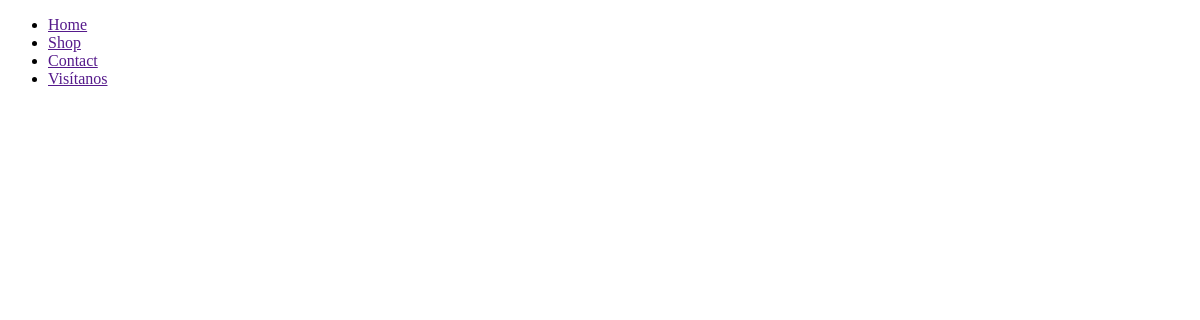
The page /products on the database as committed earlier.
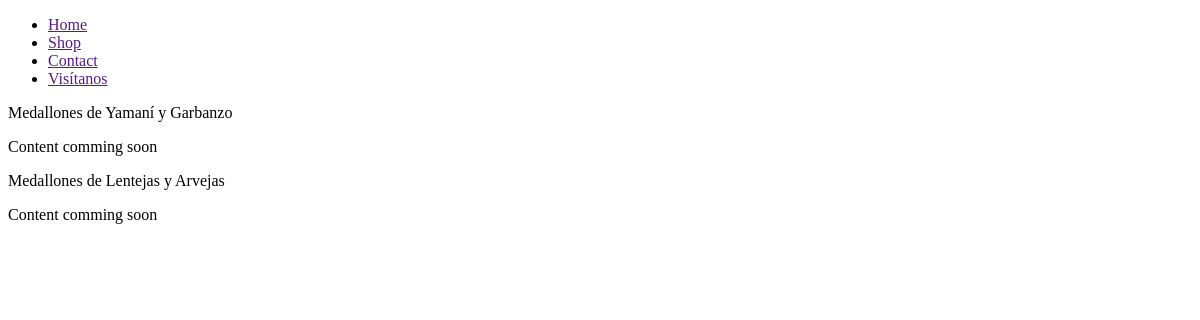
The same page on the database as committed later.
### products/models.py (models this page shows, shortened)
class Product(models.Model):
    title = models.CharField(max_length=100)
    description = models.CharField(max_length=300)
    price = models.DecimalField(max_digits=10, decimal_places=2, default=0.00)
    inventory = models.IntegerField(default=0)
    featured = models.BooleanField(default=False)

### products/views.py (the view)
# urls.py: path("products", product_list_view),
def product_list_view(request, *args, **kwargs):
    qs = Product.objects.all()
    context = {"object_list": qs}
    return render(request, "products/list.html", context)

### templates/products/list.html
{% extends "base.html" %}
{% block content %}
{% for object in object_list %}
<div>
    {{object.title}}
    {% include 'products/detail_snippet.html' with product=object %}
</div>
{% endfor %}
{% endblock content %}

### templates/base.html (shortened to what this page needs)
<!DOCTYPE html>
<html lang="es">
<head>
</head>
<body>
    <header>
        <nav>
            <ul>
                <li><a href="">Home</a></li>
                <li><a href="">Shop</a></li>
                <li><a href="">Contact</a></li>
                <li><a href="">Visítanos</a></li>
            </ul>
        </nav>
    </header>
    {% block content %}
    {% endblock content %}
</body>
</html>

### templates/products/detail_snippet.html
{% if object.content %}
<p>{{ object.content}} </p>
{% else %}
<p> Content comming soon </p>
{% endif %}

Rows that differ between the two databases and show on the page:
added Product: title "Medallones de Yamaní y Garbanzo"
added Product: title "Medallones de Lentejas y Arvejas"
